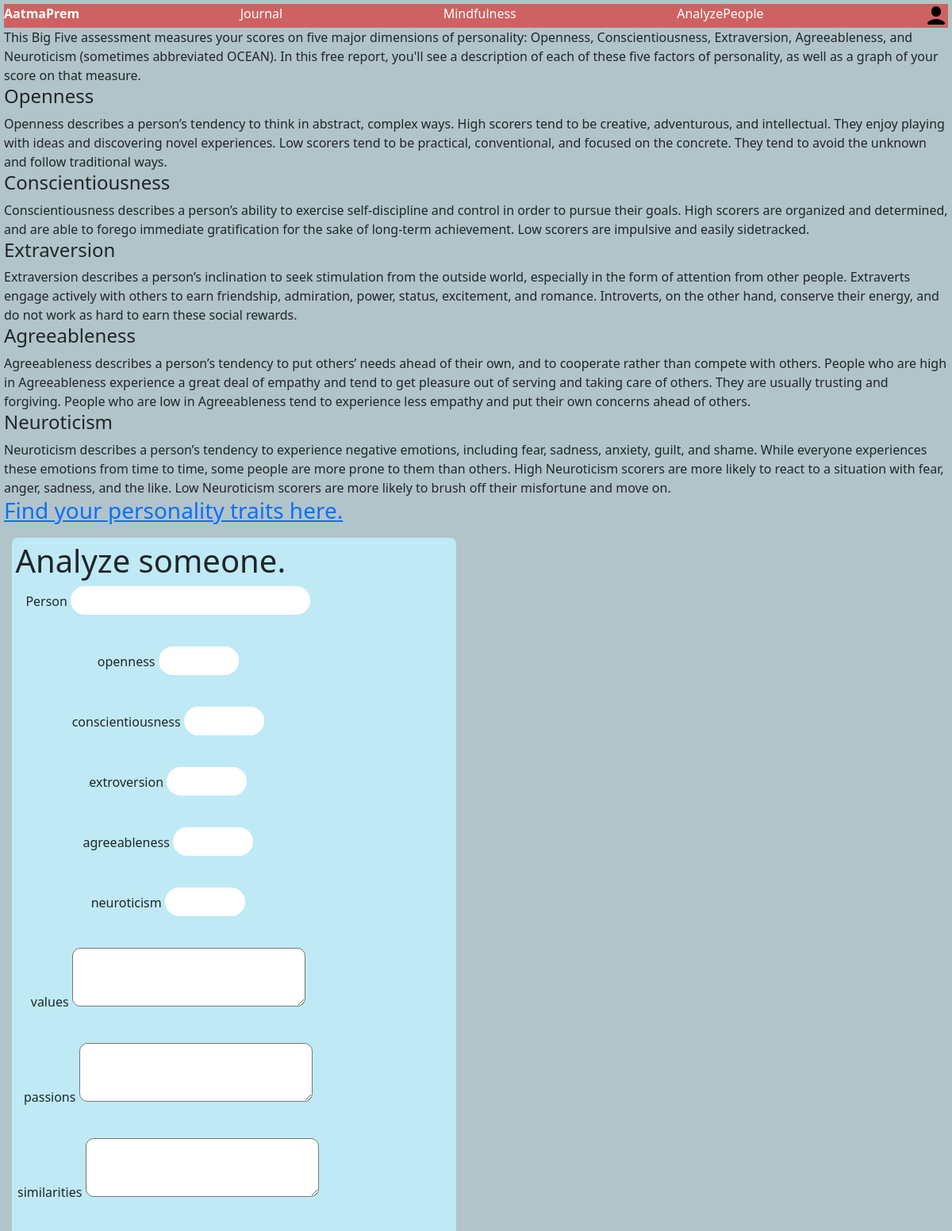
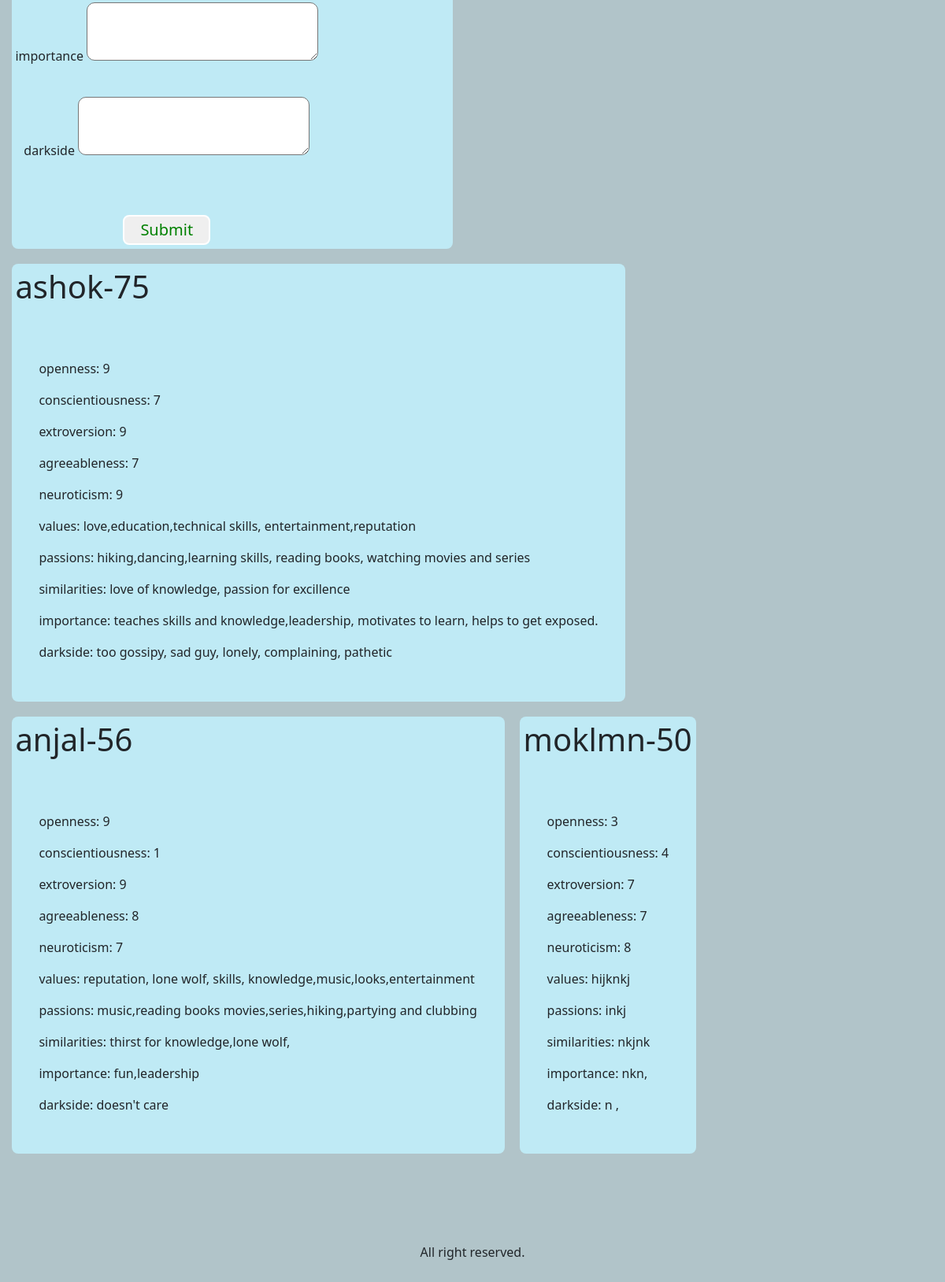
The page /analyzingPeople (signed in) on the database its author committed (2 pictures, top to bottom).
### deepdive/models.py (models this page shows, shortened)
class AnalyzingPeople(models.Model):
    user = models.ForeignKey(User,on_delete=models.CASCADE)
    person = models.CharField(max_length=32)
    openness =models.IntegerField(default=0)
    conscientiousness =models.IntegerField(default=0)
    extroversion =models.IntegerField(default=0)
    agreeableness =models.IntegerField(default=0)
    neuroticism =models.IntegerField(default=0)
    values = models.CharField(max_length=256)
    passions = models.CharField(max_length=256)
    similarities = models.CharField(max_length=256)
    importance = models.CharField(max_length=256)
    darkside = models.CharField(max_length=256)
    score = models.IntegerField(default=0)

### deepdive/views.py (the view)
# urls.py: path('analyzingPeople',views.analyzingPeople,name='analyzingPeople'),
@login_required
def analyzingPeople(request):
    people = AnalyzingPeople.objects.filter(user=request.user).all().order_by('-score')
    return render(request,"deepdive/analyzingPeople.html",{
        "people":people,
    })

### deepdive/templates/deepdive/analyzingPeople.html (shortened to what this page needs)
{% extends 'deepdive/layout.html' %}
{% load static %}
{% block body %}
<div id="info_about_traits">
This Big Five assessment measures your scores on five major dimensions of personality: Openness, Conscientiousness, Extraversion, Agreeableness, and Neuroticism (sometimes abbreviated OCEAN). In this free report, you'll see a description of each of these five factors of personality, as well as a graph of your score on that measure.
<h4>Openness</h4>
Openness describes a person’s tendency to think in abstract, complex ways. High scorers tend to be creative, adventurous, and intellectual. They enjoy playing with ideas and discovering novel experiences. Low scorers tend to be practical, conventional, and focused on the concrete. They tend to avoid the unknown and follow traditional ways.
<h4>Conscientiousness</h4>
Conscientiousness describes a person’s ability to exercise self-discipline and control in order to pursue their goals. High scorers are organized and determined, and are able to forego immediate gratification for the sake of long-term achievement. Low scorers are impulsive and easily sidetracked.
<h4>Extraversion</h4>
Extraversion describes a person’s inclination to seek stimulation from the outside world, especially in the form of attention from other people. Extraverts engage actively with others to earn friendship, admiration, power, status, excitement, and romance. Introverts, on the other hand, conserve their energy, and do not work as hard to earn these social rewards.
<h4>Agreeableness</h4>
Agreeableness describes a person’s tendency to put others’ needs ahead of their own, and to cooperate rather than compete with others. People who are high in Agreeableness experience a great deal of empathy and tend to get pleasure out of serving and taking care of others. They are usually trusting and forgiving. People who are low in Agreeableness tend to experience less empathy and put their own concerns ahead of others.
<h4>Neuroticism</h4>
Neuroticism describes a person’s tendency to experience negative emotions, including fear, sadness, anxiety, guilt, and shame. While everyone experiences these emotions from time to time, some people are more prone to them than others. High Neuroticism scorers are more likely to react to a situation with fear, anger, sadness, and the like. Low Neuroticism scorers are more likely to brush off their misfortune and move on.
<h3><a href="https://www.truity.com/test/big-five-personality-test" target="_blank">Find your personality traits here.</a></h3>
</div>
<div class="box">
    <div class="textBox postForm">
        <h1>Analyze someone.</h1>
        <form action="{% url 'add_analysis' %}" method="post">
            <p>Person <input type="text" name="person" required ></p><br>
            <p>openness <input type="number" min="0" max="10" name="openness" required></p><br>
            <p>conscientiousness <input type="number" min="0" max="10" name="conscientiousness" required></p><br>
            <p>extroversion <input type="number" min="0" max="10" name="extroversion" required></p><br>
            <p>agreeableness <input type="number" min="0" max="10" name="agreeableness" required></p><br>
            <p>neuroticism <input type="number" min="0" max="10" name="neuroticism" required></p><br>
            <p>values <textarea name="values" cols="30" rows="3" required maxlength="256"></textarea></p><br>
            <p>passions <textarea name="passions" cols="30" rows="3" required maxlength="256"></textarea></p><br>
            <p>similarities <textarea name="similarities" cols="30" rows="3" required maxlength="256"></textarea></p><br>
            <p>importance <textarea name="importance" cols="30" rows="3" required maxlength="256"></textarea></p><br>
            <p>darkside <textarea name="darkside" cols="30" rows="3" required maxlength="256"></textarea></p><br>
            <input type="submit" class="button">
        </form>
    </div>
    <div class="posts">
        {% for person in people %}
        <div class="textBox">
            <h1>{{person.person}}-{{person.score}}</h1>
            <div class="box2">
                <p>openness: {{person.openness}}</p>
                <p>conscientiousness: {{person.conscientiousness}}</p>
                <p>extroversion: {{person.extroversion}}</p>
                <p>agreeableness: {{person.agreeableness}}</p>
                <p>neuroticism: {{person.neuroticism}}</p>
                <p>values: {{person.values}}</p>
                <p>passions: {{person.passions}}</p>
                <p>similarities: {{person.similarities}}</p>
                <p>importance: {{person.importance}}</p>
                <p>darkside: {{person.darkside}}</p>
            </div>
        </div>
        {% endfor %}
    </div>
</div>
{% endblock %}

### deepdive/static/deepdive/style.css (style rules this page uses)
* { padding: 0px; margin: 0px; }
body { background-color:#b1c4c9; padding: 5px; width: 100%; }
.box { display: flex; width: fit-content; justify-content: flex-start; overflow: hidden; flex-wrap: wrap; width: 100%; }
.textBox { margin: .6rem; padding: .3rem; border-radius: .5rem; display: flex; flex-wrap: wrap; flex-direction: column; align-items: flex-start; cursor: pointer; transition: all .4s ease-in-out; background-color:#bfeaf5; }
.box2 { margin-top: 30px; padding: 30px; }
form { text-align: center; align-items: center; }
form input { font-size: 20px; border-radius: 20px; border: solid 3px white; }
.button { color: green; border: solid 2px white; font-size: 20px; border-radius: 8px; margin-top: 30px; padding: 2px 20px; }
textarea { border-radius: 10px; }
.postForm { width: 100%; max-width: 35rem; justify-self: center; }
.posts { display: flex;flex-wrap: wrap; }

### rows shown on the page
AnalyzingPeople: person "ashok", score "75", openness "9", conscientiousness "7", extroversion "9", agreeableness "7", neuroticism "9", values "love,education,technical skills, entertainment,reputation", passions "hiking,dancing,learning skills, reading books, watching movies and series", similarities "love of knowledge, passion for excillence", importance "teaches skills and knowledge,leadership, motivates to learn, helps to get exposed.", darkside "too gossipy, sad guy, lonely, complaining, pathetic"
AnalyzingPeople: person "anjal", score "56", openness "9", conscientiousness "1", extroversion "9", agreeableness "8", neuroticism "7", values "reputation, lone wolf, skills, knowledge,music,looks,entertainment", passions "music,reading books movies,series,hiking,partying and clubbing", similarities "thirst for knowledge,lone wolf,", importance "fun,leadership", darkside "doesn't care"
AnalyzingPeople: person "moklmn", score "50", openness "3", conscientiousness "4", extroversion "7", agreeableness "7", neuroticism "8", values "hijknkj", passions "inkj", similarities "nkjnk", importance "nkn,", darkside "n ,"
